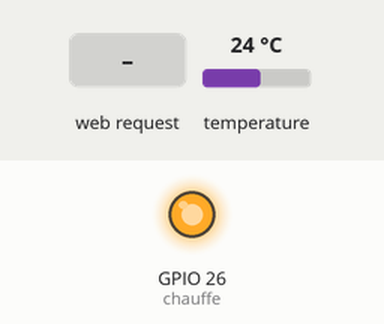
Recording of a program running on a simulated ESP32 board running MicroPython. On the bench: output pins drawn as LEDs (lit = HIGH). The test bench sets the inputs (shaded band); at power-on: temperature 24 °C. The board's own WiFi access point starts at once; threads take turns every 2 ms; what the program prints to the serial console is not drawn.

Above: at 1.2 s.
1.3 s: temperature set to 28 °C
At 3.1 s:
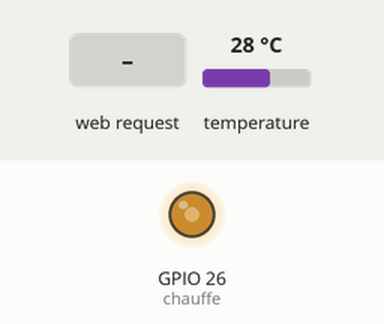
5.4 s: temperature set to 33 °C
9.5 s: temperature set to 41 °C
13.4 s: HTTP request GET /up received
At 15.6 s:
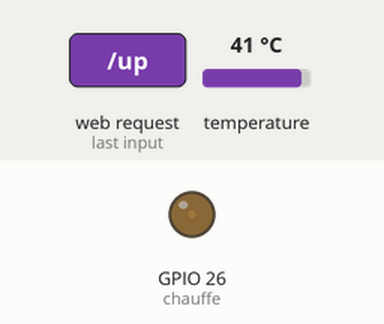
16.4 s: HTTP request GET /down received
At 19.0 s:
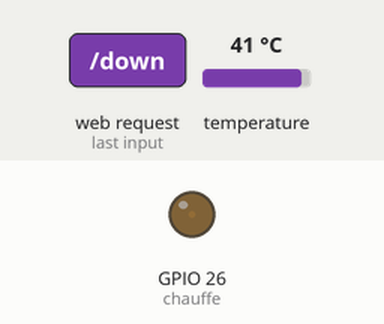
20.5 s: temperature set to 40.5 °C
At 22.4 s:
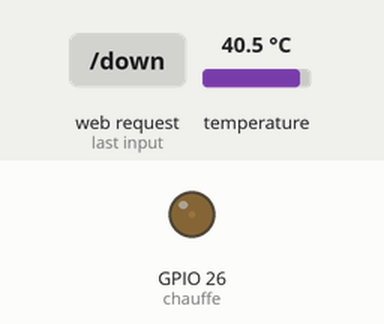
Timing chart, 0 to 24.5 s (numbered marks = the images above; inputs shaded):
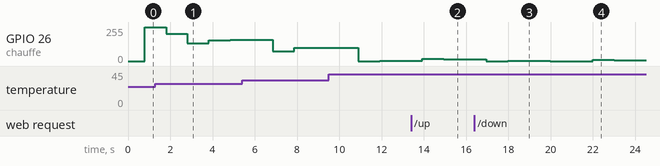

Measured:
- after the input at 13.4 s, GPIO 26 (chauffe): 1/255 → 18/255 after 0.53 s, → 13/255 1.0 s later
- after the input at 16.4 s, GPIO 26 (chauffe): 13/255 → 0/255 after 0.56 s, → 1/255 1.0 s later, → 0/255 2.0 s later
- after the input at 20.5 s, GPIO 26 (chauffe): 0/255 → 8/255 after 1.5 s, → 6/255 1.0 s later

The program:

pid_serveur_web.py
```python
# Régulation PID + Tableau de bord web — ESP32
# Fablab Ardèche — Cours avancé
# -----------------------------------------------------------------------
# Combine la régulation PID de température avec un serveur web
# qui affiche en temps réel : consigne, mesure, commande, courbe.
#
# Dual core :
#   Cœur 1 (thread) : régulation PID en continu (mesure + commande)
#   Cœur 0 (principal) : serveur web (dashboard smartphone)
#
# Câblage : identique à pid_temperature.py
#   GPIO26 → Gate MOSFET (PWM chauffe)
#   GPIO27 → DATA DS18B20 (+ pull-up 4,7 kΩ)
# -----------------------------------------------------------------------

import network
import socket
import _thread
from machine import Pin, PWM
from onewire import OneWire
from ds18x20 import DS18X20
from time import sleep_ms, ticks_ms, ticks_diff

# --- Matériel ---
chauffe = PWM(Pin(26), freq=1000)
chauffe.duty(0)

ds = DS18X20(OneWire(Pin(27)))
roms = ds.scan()
if not roms:
    print("ERREUR : DS18B20 non trouvé")
    raise SystemExit
capteur = roms[0]

# --- Configuration ---
SSID     = "ESP32-PID"
PASSWORD = "micropython"

# --- Paramètres PID (modifiables depuis le web) ---
pid = {
    "consigne": 40.0,
    "Kp": 50.0,
    "Ki": 0.5,
    "Kd": 20.0,
    "mesure": 0.0,
    "commande": 0,
    "erreur": 0.0,
    "actif": True,
    # Historique pour le graphique (60 derniers points)
    "historique_mesure": [],
    "historique_consigne": [],
}

ANTI_WINDUP = 500.0
somme_erreurs = 0.0
erreur_prec = 0.0


# =====================================================================
# CŒUR 1 (thread) : régulation PID en continu
# =====================================================================
def tache_pid():
    global somme_erreurs, erreur_prec

    while True:
        if not pid["actif"]:
            chauffe.duty(0)
            sleep_ms(1000)
            continue

        # Lire température
        ds.convert_temp()
        sleep_ms(750)
        mesure = ds.read_temp(capteur)
        pid["mesure"] = round(mesure, 1)

        # Calcul PID
        erreur = pid["consigne"] - mesure

        P = pid["Kp"] * erreur

        somme_erreurs += erreur
        somme_erreurs = max(-ANTI_WINDUP, min(ANTI_WINDUP, somme_erreurs))
        I = pid["Ki"] * somme_erreurs

        D = pid["Kd"] * (erreur - erreur_prec)
        erreur_prec = erreur

        commande = max(0, min(1023, int(P + I + D)))
        chauffe.duty(commande)

        pid["commande"] = commande
        pid["erreur"] = round(erreur, 1)

        # Historique (garder 60 points)
        pid["historique_mesure"].append(pid["mesure"])
        pid["historique_consigne"].append(pid["consigne"])
        if len(pid["historique_mesure"]) > 60:
            pid["historique_mesure"].pop(0)
            pid["historique_consigne"].pop(0)

        sleep_ms(250)


_thread.start_new_thread(tache_pid, ())

# --- WiFi ---
ap = network.WLAN(network.AP_IF)
ap.active(True)
ap.config(essid=SSID, password=PASSWORD)
print(f"WiFi : {SSID}  |  IP : {ap.ifconfig()[0]}")


# =====================================================================
# Page HTML avec graphique SVG
# =====================================================================
def page_html():
    d = pid
    pct = int(d["commande"] * 100 / 1023)
    etat = "ACTIF" if d["actif"] else "ARRÊTÉ"
    couleur_etat = "#22c55e" if d["actif"] else "#ef4444"

    # Construire la courbe SVG (60 points, largeur 300, hauteur 100)
    mesures = d["historique_mesure"]
    consignes = d["historique_consigne"]
    if len(mesures) > 1:
        t_min = min(min(mesures), min(consignes)) - 2
        t_max = max(max(mesures), max(consignes)) + 2
        if t_max - t_min < 5:
            t_max = t_min + 5
        # Points SVG pour la mesure
        pts_m = ' '.join(f"{i * 300 // (len(mesures)-1)},{int(100 - (m - t_min) * 100 / (t_max - t_min))}" for i, m in enumerate(mesures))
        # Ligne de consigne
        pts_c = ' '.join(f"{i * 300 // (len(consignes)-1)},{int(100 - (c - t_min) * 100 / (t_max - t_min))}" for i, c in enumerate(consignes))
        svg = f"""<svg viewBox="0 0 300 100" class="graph">
          <polyline points="{pts_c}" fill="none" stroke="#f59e0b44" stroke-width="1" stroke-dasharray="4"/>
          <polyline points="{pts_m}" fill="none" stroke="#38bdf8" stroke-width="2"/>
        </svg>
        <div class="graph-legend">
          <span style="color:#38bdf8">— Mesure</span>
          <span style="color:#f59e0b">--- Consigne</span>
          <span class="graph-range">{t_min:.0f}°C — {t_max:.0f}°C</span>
        </div>"""
    else:
        svg = '<div style="color:#475569;text-align:center;padding:20px;">En attente de données...</div>'

    return f"""<!DOCTYPE html>
<html lang="fr">
<head>
  <meta charset="UTF-8">
  <meta name="viewport" content="width=device-width, initial-scale=1">
  <meta http-equiv="refresh" content="2">
  <link rel="icon" href="data:,">
  <title>PID — ESP32</title>
  <style>
    * {{ box-sizing: border-box; margin: 0; padding: 0; }}
    body {{ font-family: sans-serif; background: #0f0f1a; color: #e2e8f0;
           padding: 20px 16px; max-width: 400px; margin: 0 auto; }}
    h1 {{ color: #38bdf8; font-size: 0.85rem; letter-spacing: 3px;
         text-align: center; margin-bottom: 4px; }}
    .sub {{ color: #475569; font-size: 0.7rem; text-align: center; margin-bottom: 20px; }}
    .grid {{ display: grid; grid-template-columns: 1fr 1fr; gap: 10px; }}
    .card {{ background: #1e293b; border: 1px solid #334155; border-radius: 14px;
             padding: 14px 10px; text-align: center; }}
    .card.wide {{ grid-column: span 2; }}
    .label {{ color: #64748b; font-size: 0.6rem; text-transform: uppercase;
              letter-spacing: 1.5px; margin-bottom: 6px; }}
    .val {{ font-size: 1.6rem; font-weight: 800; line-height: 1; }}
    .unit {{ font-size: 0.7rem; color: #64748b; }}
    .cyan {{ color: #38bdf8; }}
    .green {{ color: #22c55e; }}
    .orange {{ color: #f59e0b; }}
    .rose {{ color: #f472b6; }}
    .graph {{ width: 100%; height: 80px; margin-top: 8px; background: #0f172a;
              border-radius: 8px; }}
    .graph-legend {{ display: flex; justify-content: space-between;
                     font-size: 0.6rem; color: #475569; margin-top: 4px; }}
    .graph-range {{ color: #334155; }}
    .bar {{ height: 6px; background: #334155; border-radius: 3px; margin-top: 8px; }}
    .bar-fill {{ height: 100%; background: #f59e0b; border-radius: 3px;
                 width: {pct}%; transition: width 0.5s; }}
    .btns {{ display: flex; gap: 8px; margin-top: 12px; }}
    .btn {{ flex: 1; display: block; padding: 10px; border-radius: 10px;
            font-size: 0.85rem; font-weight: 700; text-decoration: none;
            text-align: center; }}
    .btn:active {{ opacity: 0.7; }}
    .btn-up {{ background: #ef4444; color: #fff; }}
    .btn-down {{ background: #3b82f6; color: #fff; }}
    .btn-toggle {{ background: {couleur_etat}; color: #fff; }}
  </style>
</head>
<body>
  <h1>RÉGULATION PID</h1>
  <p class="sub">ESP32 dual core · {etat}</p>

  <div class="grid">
    <div class="card">
      <div class="label">Consigne</div>
      <div class="val orange">{d['consigne']:.1f}<span class="unit"> °C</span></div>
    </div>
    <div class="card">
      <div class="label">Mesure</div>
      <div class="val cyan">{d['mesure']:.1f}<span class="unit"> °C</span></div>
    </div>
    <div class="card">
      <div class="label">Erreur</div>
      <div class="val rose">{d['erreur']:+.1f}<span class="unit"> °C</span></div>
    </div>
    <div class="card">
      <div class="label">Commande</div>
      <div class="val green">{pct}<span class="unit"> %</span></div>
    </div>
    <div class="card wide">
      <div class="label">Chauffe</div>
      <div class="bar"><div class="bar-fill"></div></div>
    </div>
    <div class="card wide">
      <div class="label">Courbe température (60 derniers points)</div>
      {svg}
    </div>
  </div>

  <div class="btns">
    <a href="/up"   class="btn btn-up"   >Consigne +1°C</a>
    <a href="/down" class="btn btn-down" >Consigne -1°C</a>
  </div>
  <div class="btns">
    <a href="/toggle" class="btn btn-toggle">{'Arrêter' if d['actif'] else 'Démarrer'}</a>
  </div>

</body>
</html>"""


# =====================================================================
# CŒUR 0 (principal) : serveur web
# =====================================================================
s = socket.socket(socket.AF_INET, socket.SOCK_STREAM)
s.setsockopt(socket.SOL_SOCKET, socket.SO_REUSEADDR, 1)
s.bind(("", 80))
s.listen(5)
print(f"Serveur PID → http://192.168.4.1")
print(f"Consigne : {pid['consigne']}°C  |  Kp={pid['Kp']}  Ki={pid['Ki']}  Kd={pid['Kd']}")

while True:
    conn, addr = s.accept()
    request = conn.recv(1024).decode()
    ligne = request.split('\r\n')[0]

    if "GET /up" in ligne:
        pid["consigne"] += 1
        conn.send("HTTP/1.1 303 See Other\r\nLocation: /\r\nConnection: close\r\n\r\n")

    elif "GET /down" in ligne:
        pid["consigne"] -= 1
        conn.send("HTTP/1.1 303 See Other\r\nLocation: /\r\nConnection: close\r\n\r\n")

    elif "GET /toggle" in ligne:
        pid["actif"] = not pid["actif"]
        if not pid["actif"]:
            chauffe.duty(0)
        conn.send("HTTP/1.1 303 See Other\r\nLocation: /\r\nConnection: close\r\n\r\n")

    elif "GET / " in ligne:
        html = page_html()
        conn.send("HTTP/1.1 200 OK\r\nContent-Type: text/html\r\nConnection: close\r\n\r\n")
        for i in range(0, len(html), 512):
            conn.send(html[i:i + 512])

    else:
        conn.send("HTTP/1.1 404 Not Found\r\nConnection: close\r\n\r\n")

    conn.close()
```
